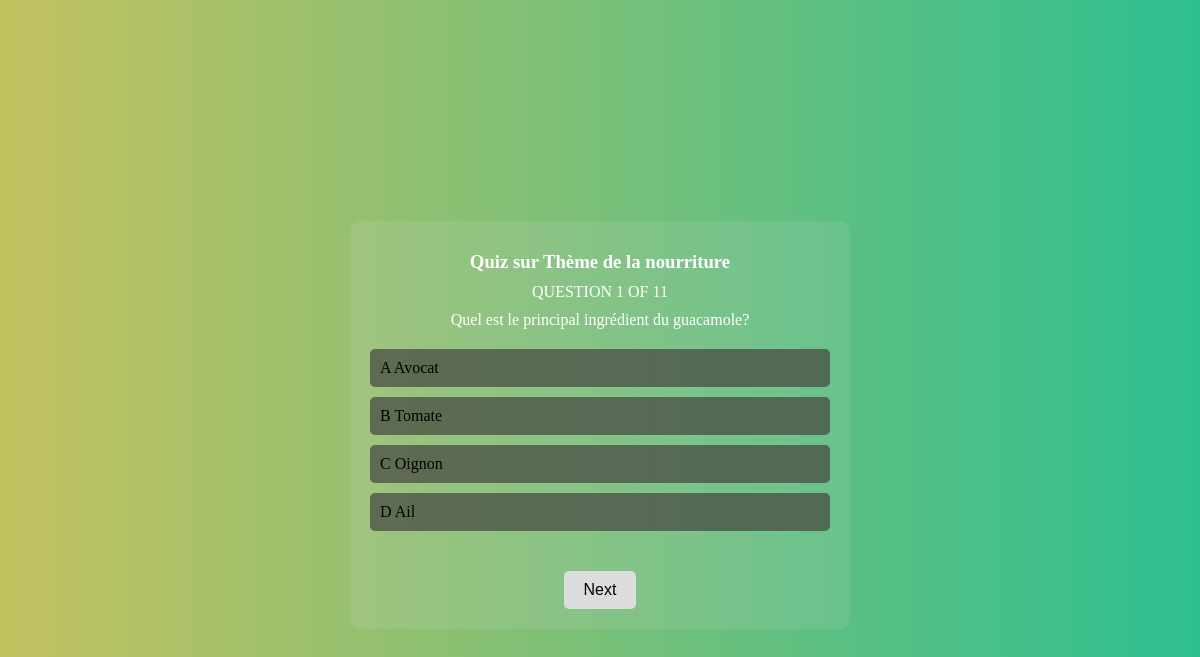
The page /?controller=quiz&action=show&id=1 on the database its author committed.
### tables this page shows
CREATE TABLE `questions` (
  `id` int(11) NOT NULL,
  `theme_id` int(11) DEFAULT NULL,
  `question_text` text NOT NULL,
  `created_at` timestamp NOT NULL DEFAULT current_timestamp()
);

CREATE TABLE `themes` (
  `id` int(11) NOT NULL,
  `name` varchar(50) NOT NULL
);

CREATE TABLE `answers` (
  `id` int(11) NOT NULL,
  `question_id` int(11) DEFAULT NULL,
  `answer_text` varchar(255) NOT NULL,
  `is_correct` tinyint(1) NOT NULL DEFAULT 0
);

### app/controllers/QuizController.php (called while the page is built, shortened)
<?php
require_once __DIR__ . '/../models/Quiz.php';
class QuizController {
    public function show() {
        $theme_id = isset($_GET['id']) ? $_GET['id'] : 1;
        $quizModel = new Quiz();
        $questions = $quizModel->getQuestionsByTheme($theme_id);
        $theme = $quizModel->getTheme($theme_id);
        require_once __DIR__ . '/../views/quiz/show.php';
    }
}
?>

### public/config/database.php (called while the page is built, shortened)
<?php
function getDB() {
    static $conn = null;
    if ($conn === null) {
        $conn = new mysqli(DB_SERVER, DB_USERNAME, DB_PASSWORD, DB_NAME);
    }
    return $conn;
}
?>

### app/models/Quiz.php (called while the page is built, shortened)
<?php
require_once __DIR__ . '/../../public/config/database.php';
class Quiz {
    private $db;
    public function __construct() {
        $this->db = getDB();
    }
    public function getQuestionsByTheme($theme_id) {
        $stmt = $this->db->prepare("SELECT * FROM questions WHERE theme_id = ?");
        $stmt->bind_param('i', $theme_id);
        $stmt->execute();
        $result = $stmt->get_result();
        $questions = $result->fetch_all(MYSQLI_ASSOC);
        foreach ($questions as &$question) {
            $question['answers'] = $this->getAnswersByQuestion($question['id']);
        }
        return $questions;
    }
    public function getAnswersByQuestion($question_id) {
        $stmt = $this->db->prepare("SELECT * FROM answers WHERE question_id = ?");
        $stmt->bind_param('i', $question_id);
        $stmt->execute();
        $result = $stmt->get_result();
        return $result->fetch_all(MYSQLI_ASSOC);
    }
    public function getTheme($theme_id) {
        $stmt = $this->db->prepare("SELECT name FROM themes WHERE id = ?");
        $stmt->bind_param('i', $theme_id);
        $stmt->execute();
        $result = $stmt->get_result();
        return $result->fetch_assoc();
    }
}
?>

### app/views/quiz/show.php (the view, shortened to what this page needs)
<!DOCTYPE html>
<html lang="fr">
<head>
    <link rel="stylesheet" href="/SAE_QUIZ-master/public/css/quiz.css">
</head>
<body>
<form action="/SAE_QUIZ-master/index.php?controller=quiz&action=result" method="POST">
    <?php foreach ($questions as $index => $question): ?>
        <section class="section-quiz" id="section-<?= $index + 1 ?>">
            <main>
                <div class="text-container">
                    <h3>Quiz sur <?= htmlspecialchars($theme['name']) ?></h3>
                    <p>QUESTION <?= $index + 1 ?> OF <?= count($questions) ?></p>
                    <p><?= $question['question_text'] ?></p>
                </div>
                <div class="quiz-options">
                    <?php foreach ($question['answers'] as $answerIndex => $answer): ?>
                        <label class="radio-label" for="answer-<?= $index ?>-<?= $answerIndex ?>">
                            <span class="alphabet"><?= chr(65 + $answerIndex) ?></span> <?= $answer['answer_text'] ?>
                        </label>
                    <?php endforeach; ?>
                </div>
                <?php if ($index + 1 === count($questions)): ?>
                    <button type="submit" class="btn" disabled onclick="">Valider</button>
                <?php else: ?>
                    <button type="button" class="btn" disabled onclick="showNextQuestion()">Next</button>
                <?php endif; ?>
            </main>
        </section>
    <?php endforeach; ?>
</form>
</body>
</html>

### public/css/quiz.css (style rules this page uses)
html { box-sizing: border-box; }
*, *:before, *:after { box-sizing: inherit; }
body { font-family: 'Abyssinica SIL', serif; background: linear-gradient(90deg, #c3c160, #2ebf91); color: #fff; margin: 0; padding: 0; }
section { padding-top: 50px; display: flex; justify-content: center; align-items: center; height: 100vh; }
main { background: rgba(217, 214, 228, 0.12); border-radius: 10px; padding: 20px; width: 90%; max-width: 500px; margin: auto; text-align: center; }
.text-container h3, .text-container p { margin: 10px 0; }
.quiz-options { margin: 20px 0; text-align: left; }
label { display: block; background: rgba(71, 73, 64, 0.72); border-radius: 5px; padding: 10px; margin: 10px 0; cursor: pointer; color: #000; }
.btn { border: none; border-radius: 5px; background: rgba(65, 255, 0, 0.27); color: #000; padding: 10px 20px; cursor: pointer; display: inline-block; font-size: 1rem; margin-top: 20px; }
.btn:disabled { background: #ddd; cursor: not-allowed; }

### rows shown on the page
questions: theme.name "Thème de la nourriture", count($questions) "11", question_text "Quel est le principal ingrédient du guacamole?"
answers: answerIndex "A", answer_text "Avocat"
answers: answerIndex "B", answer_text "Tomate"
answers: answerIndex "C", answer_text "Oignon"
answers: answerIndex "D", answer_text "Ail"
